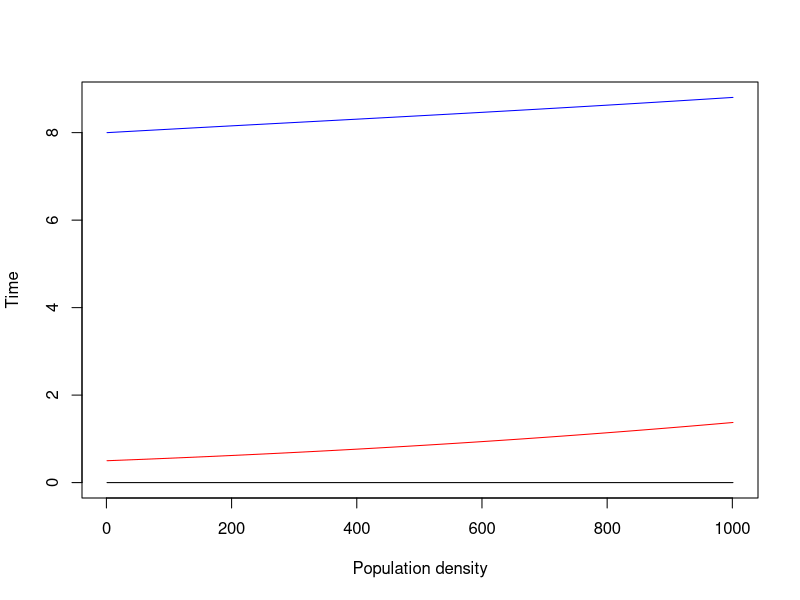

R code for this plot:
#=============================================================================
# R code to implement and explore an ODE for resource-consumer dynamics 
# between algae and photosynthetic diazotrophs. The model assumes that two
# Nitrogen pools are present: 1 in the water column that only algae consume, 
# and 1 that is internal to nitrogen-fixing diazotrophs. This second source
# can become available to algae when diazotrophs die. 
# 
# Eventually the demographic rates will become temperature dependent. 
#=============================================================================
# load libraries
#=============================================================================
library(tidyverse)
library(deSolve)


#=============================================================================
# Define the population dynamics through the following function
# This model includes one consumers: Pn and Pf 
# 	Pn is a consumer of Nitrogen and light. 
#	Pf is a consumer of Nitrogen and light, but also fixes N. 
# This model includes one resource: R 
# 	R can be added at a constant rate. 
#	R is produced by the mortality of both Pn and Pf
#
# The growth rates of both species are determined by light intensity. 
# Light intensity is a function of depth, and decreases as densities of both
# species increase. The extra set of equations in the model definition 
# calculate a new average growth rate each time step based on these factors.  
#=============================================================================

agawin_mod = function(times,sp,parms){
	with( as.list(c(parms, sp )),
		{	
			##### Determine species-specific average growth rates as a function
			##### of resource availibility and light intensity (eqs. 7, 9-10)
			Iout = Iin *(exp( zM*(-Kbg - kN*Pn - kF*Pf) ) ) #eq 7 at zM
		
			#Average growth rate of Pn
			gn_ave = gmn * (R/(Mn+R))*( ( log(Hn+Iin) - log(Hn+Iout) ) / 
			(log(Iin)-log(Iout)) )

			#Average growth rate of Pf
			gf_ave = (gmfn2 *Mf + gmfn03*R)/(Mf+R)*( ( log(Hf+Iin) - log(Hf+Iout) ) / 
			(log(Iin)-log(Iout)) )

			##### Consumer dynamics 
			#Algae (Eq 1) : 
			dPn = Pn * ( gn_ave - mn) 
			#N fixer (Eq 2): 
			dPf = Pf * ( gf_ave - mf )			 
			
			####Resource (N) (Eq 3): 
			dR = D*(Rin - R) - Qn*gn_ave*Pn - Pf*gf_ave*Qf + ef* Pf*gf_ave*Qf

	  	list( c(dPn,dPf,dR) )
		})	

}  


#=============================================================================
# Set values of the population parameters
#=============================================================================
###From table 3
###Non-fixer (there are two of these, chlorella for now)
mn = 0.014 #mortality

#These terms are all for the growth rate gn_ave. 
gmn = 0.060 #Max gr
Mn = 0.308 #Half saturation constants 
Hn = 80

###Fixer
mf =0.014 #mortality

#These terms are all for the growth rates gfno3 and gfn2. There are two sets of
#these for high and low light: 
#Use the high light treatment for now.
gmfn03 = .084
gmfn2 =  0.025
#Half saturation constants 
#All of Hs and Ms are set to be equal by the authors. 
Hf = 70
Mf = 1
# Hfn2 = 70
# Hfno3 = 70
# Mfn2 = 1
# Mfno3 = 1 

###Resource
Qn = 0.079#cell quota of N
Qf = 0.092#cell quota of N

D = 0.014 #dilution rate in experiment. 
Iin = 40 #Light in, HL
Rin = 8 #These are the treatment levels of N input. 0, 0.1, 0.5, 8. 

###Parametes for light intensity calculation (eqs 7-10)
#Growth rate is spatially (i.e. depth) dependent. The average growth rates (eqs 4 - 6) for 
#each species are light dependent. Light intensity is dependent on population 
#densities, depth, and some physical parameters as described by equation 7.
# 
#The integral in eq. 8 could be implemented directly in this code. However, 
#the authors show that this integral can be solved analytically which leads to 
#equations 9-10. These equations only require the endpoints of light intensity: 
#i.e., the light at depth 0, and at the mixing depth z_M, at the bottom of the 
#container.
Kbg = 4.75 #Background turbidity. In a few cases this is 11
zM = 0.05 #mixing depth
kF = 5.68 #light attenutation constants. 
kN = 4.86 #This is determined by eq 13 for Synechococcus
ef = 8 #

#Put these parameters all together in a list to pass to deSolve with the model
#definition. 
parms = list(
			mn = mn, gmn = gmn, Mn = Mn, Hn = Hn, 
			mf = mf, gmfn03 = gmfn03, gmfn2 = gmfn2, Hf = Hf, Mf = Mf,  
			Qn = Qn, Qf = Qf, D= D, Iin = Iin, Rin = Rin, Kbg = Kbg, zM = zM, kF = kF,
			kN = kN, ef=ef
		 )

#=============================================================================
# Run the model with initial conditions 
#=============================================================================
tend = 100
delta1 = 0.1
times  = seq(from = 0, to = tend, by = delta1)
tl = length(times)
#Use ICs to help set the scenario. E.g., when Pn or Pf =0, 
#this is a monoculture experiment. Otherwise, use ICs from those reported in 
#Table 1
minit =  c(Pn = 0,Pf = 0.5, R = Rin)

#Run the model
agawin_out = ode(y=minit, times=times, func=agawin_mod, parms=parms)

#=============================================================================
# Plot
#=============================================================================
#Black is Pn (Cyanothece) 
#Red is Pf (Chlorella)
#Blue is R (N)

plot( agawin_out [,2], t="l", ylab = "Time", xlab = "Population density", 
	ylim = c(0, max(agawin_out[,2:4]) ) )
cuse = c("black","black","red","blue","green")
for ( n in 3:4) {
	lines (agawin_out[,n], col = cuse[n] )
}
